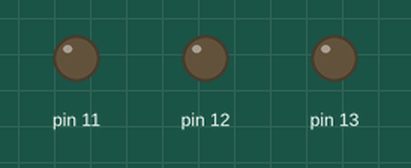
Simulated run of this sketch. Board: Arduino Uno, built with avr-gcc and run on an emulated ATmega328P. Shown: output pins drawn as LEDs (lit = HIGH).

Above: at 0.5 s.
At 2.5 s:
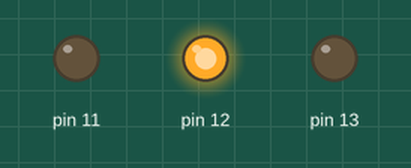
At 3.5 s:
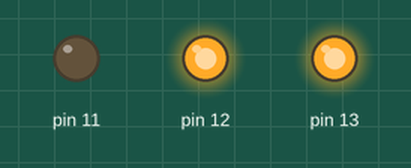
At 4.5 s:
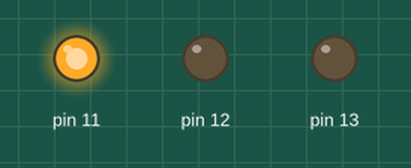
At 6.5 s:
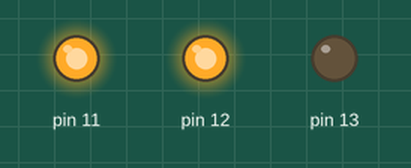
At 9.5 s:
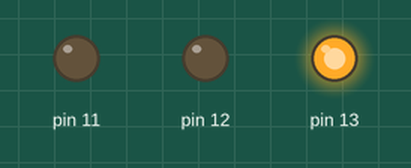
Timing chart, 0 to 10.4 s (numbered marks = the images above):
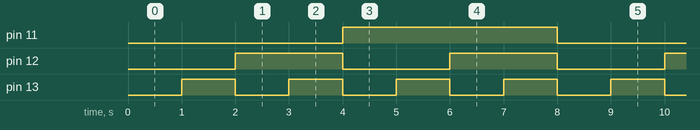

The sketch:

binary.ino
```cpp
void setup() {
  // put your setup code here, to run once:
pinMode(13,OUTPUT);
pinMode(12,OUTPUT);
pinMode(11,OUTPUT);
}

void loop() {
  // put your main code here, to run repeatedly:
    for(int i=0;i<2;i++)
    {
      for(int j=0;j<2;j++)
      {
        for(int k=0;k<2;k++)
        {
         digitalWrite(11,i);
         digitalWrite(12,j);
         digitalWrite(13,k);
         delay(1000);
        }
      }
    }
}
```

Measured:
- by itself, pin 11: alternates HIGH for 4.0 s and LOW for 4.0 s
- by itself, pin 12: alternates HIGH for 2.0 s and LOW for 2.0 s
- by itself, pin 13: alternates HIGH for 1.0 s and LOW for 1.0 s
